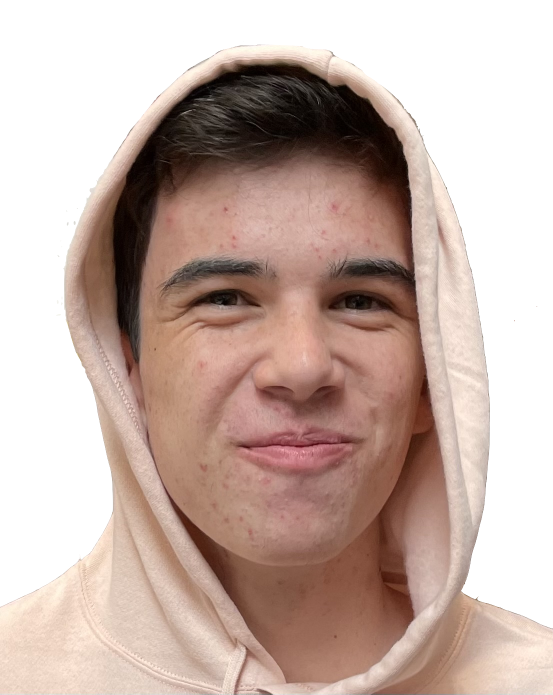
#> input picture brian.jpg, 1106 x 1389 px (shown at 1/2 size)
$ python path_testing.py
#> lines starting #> are read from the running program, lines starting #| are printed output that depends on the picture
### utilities.py
try:
    from cv2 import cv2
except Exception:
    import cv2
import numpy as np

max_x = 1000
max_y = 500


def resize(img, x = 800, y = 800):
    return cv2.resize(img, (x,y), interpolation = cv2.INTER_AREA)


# [18 lines left out: functions auto_resize, get_blank_image, copy_blank, not called in this run]

### full_face_processing.py
import multiprocessing
from os import unlink
try:
    from cv2 import cv2
except:
    import cv2
import numpy as np
import random as rd
import copy
import time
import math
import sys
import pickle
from auto_edge import auto_canny
import posterize
import utilities
import rust


# from test import *

from full_path_planning import calc_path, plot_path, plot_path_full, distance

# [136 lines left out: functions plot_segments, process_edges_raw, process_shading_raw, process_combo_raw, not called in this run]

def process_combo_raw_multi(input_img):
    from multiprocessing import Process

    q = multiprocessing.Queue()
    edges = Process(target=process_edges_raw, args=(input_img,), kwargs={"q": q})
    shading = Process(target=process_shading_raw, args=(input_img,), kwargs={"q": q})

    edges.start()
    shading.start()

    segments = q.get() + q.get()

    return segments


def process_combo(input_img, max_accel, max_radius, turn_vel_multiplier, freq):

    return calc_path(process_combo_raw(input_img), max_accel, max_radius, turn_vel_multiplier, freq)


# [43 lines that do not run on import are left out]

### path_testing.py
from full_face_processing import plot_path_full, process_combo_raw_multi, process_combo_raw
import full_face_processing
import cv2
import utilities
def main():
    filename = "brian.jpg"
    input_img = cv2.imread(filename)
#> input_img is the input picture: shape (1389, 1106, 3); mean B, G, R 167.6, 176.2, 197.6

    input_img = utilities.resize(input_img, 800, int(800 * input_img.shape[0] / input_img.shape[1]))
#> in resize, `return cv2.resize(img, (x,y), interpolation = cv2.INTER_AREA)`:
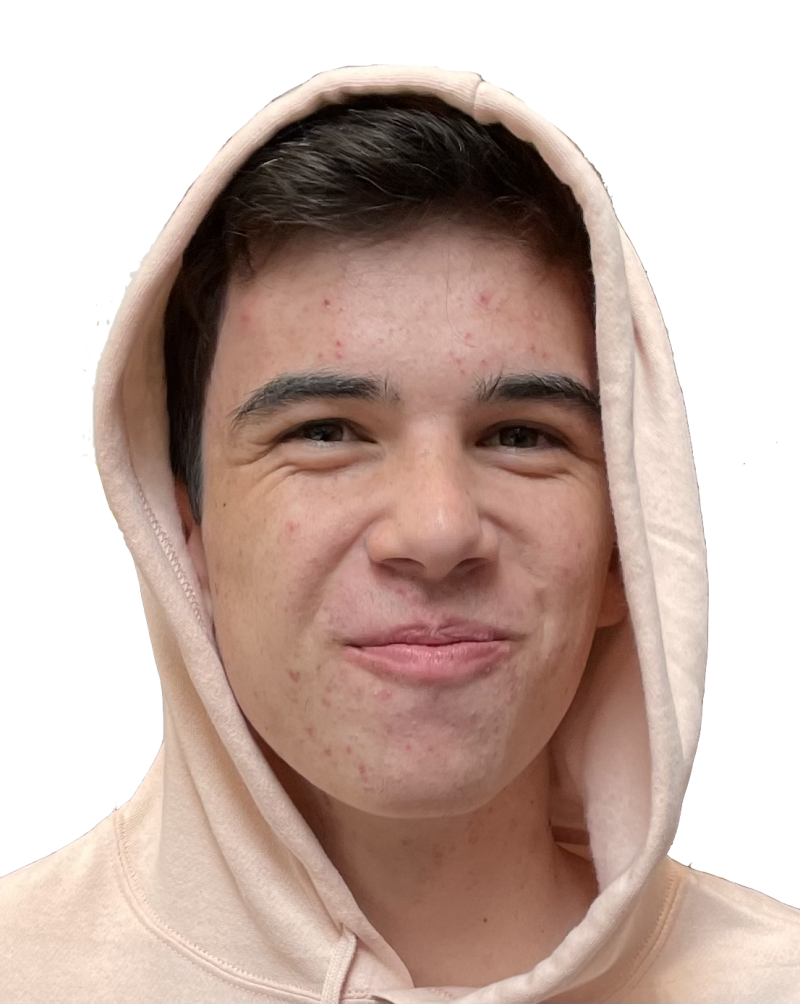
#> returned value: shape (1004, 800, 3); mean of channels 0, 1, 2 167.6, 176.2, 197.6; drawn as B, G, R

    # segments = process_combo(filename, 30, 1, 1, 120)
    # plot_path_full(segments)

    edges = process_combo_raw_multi(input_img)
    segments = full_face_processing.calc_path(edges, 5, .001, 1, 60)

    plot_path_full(segments)

if __name__ == '__main__':
#> (the run stopped early here; a loop or call above may not have finished)
